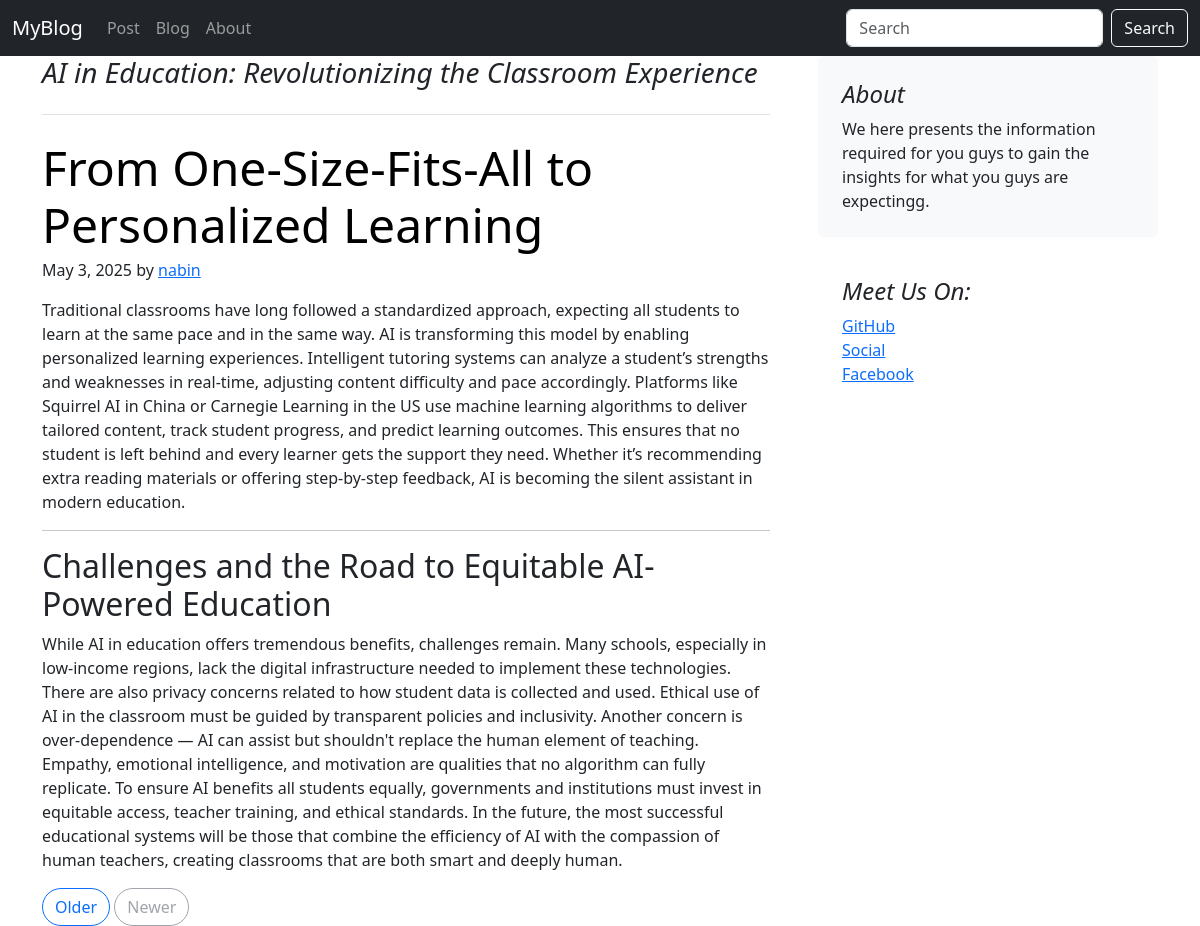
Screenshot of /blogpost/2/ with the database file from the repository.
### apk/models.py (models this page shows, shortened)
class bPost(models.Model):
    post_id = models.AutoField(primary_key=True)
    title = models.CharField(max_length=100)
    category = models.CharField(max_length=50,default='')
    head = models.CharField(max_length=100)
    content = models.CharField(max_length=3000)
    head1 = models.CharField(max_length=100)
    content1 = models.CharField(max_length=3000)
    author = models.ForeignKey('auth.User', on_delete=models.CASCADE,default='')
    pub_date = models.DateField()
    thumbnail = models.ImageField(upload_to='apk/images',default='')

### apk/views.py (the view)
# urls.py: path('blogpost/<int:id>/',views.post,name='blogPost')
def post(request,id):
    mposts = get_object_or_404(bPost, post_id=id)
    return render(request, 'apk/post.html',{'mposts':mposts})

### apk/templates/apk/post.html (shortened to what this page needs)
{% extends 'apk/base.html' %}
{% block body%}
<div class="container">
    <div class="row g-5">
        <div class="col-md-8">
        <h3 class="pb-4 mb-4 fst-italic border-bottom">
            {{mposts.title}}
        </h3>
        <article class="blog-post">
            <h2 class="display-5 link-body-emphasis mb-1">{{mposts.head}}</h2>
            <p class="blog-post-meta">{{mposts.pub_date}} by <a href="#">{{mposts.author}}</a></p>
            <p>{{mposts.content}}</p>
            <hr>
            <h2>{{mposts.head1}}</h2>
            <p>{{mposts.content1}}</p>
        </article>
        <nav class="blog-pagination" aria-label="Pagination">
            <a class="btn btn-outline-primary rounded-pill" href="#">Older</a>
            <a class="btn btn-outline-secondary rounded-pill disabled" aria-disabled="true">Newer</a>
        </nav>
        </div>
        <div class="col-md-4">
        <div class="position-sticky" style="top: 2rem;">
            <div class="p-4 mb-3 bg-body-tertiary rounded">
            <h4 class="fst-italic">About</h4>
            <p class="mb-0">We here presents the information required for you guys to gain the insights for what you guys are expectingg.</p>
            </div>
            <div class="p-4">
            <h4 class="fst-italic">Meet Us On:</h4>
            <ol class="list-unstyled">
                <li><a href="#">GitHub</a></li>
                <li><a href="#">Social</a></li>
                <li><a href="#">Facebook</a></li>
            </ol>
            </div>
        </div>
        </div>
    </div>
</div>
{%endblock%}

### rows the page displays
bPost: title "AI in Education: Revolutionizing the Classroom Experience", head "From One-Size-Fits-All to Personalized Learning", pub_date "May 3, 2025", author "nabin", content "Traditional classrooms have long followed a standardized approach, expecting all students to learn at the same pace and in the same way. AI is transforming this model by enabling personalized learning experiences. Intelligent tutoring systems can analyze a student’s strengths and weaknesses in real-time, adjusting content difficulty and pace accordingly. Platforms like Squirrel AI in China or Carnegie Learning in the US use machine learning algorithms to deliver tailored content, track student progress, and predict learning outcomes. This ensures that no student is left behind and every learner gets the support they need. Whether it’s recommending extra reading materials or offering…", head1 "Challenges and the Road to Equitable AI-Powered Education", content1 "While AI in education offers tremendous benefits, challenges remain. Many schools, especially in low-income regions, lack the digital infrastructure needed to implement these technologies. There are also privacy concerns related to how student data is collected and used. Ethical use of AI in the classroom must be guided by transparent policies and inclusivity. Another concern is over-dependence — AI can assist but shouldn't replace the human element of teaching. Empathy, emotional intelligence, and motivation are qualities that no algorithm can fully replicate. To ensure AI benefits all students equally, governments and institutions must invest in equitable access, teacher training, and…"
